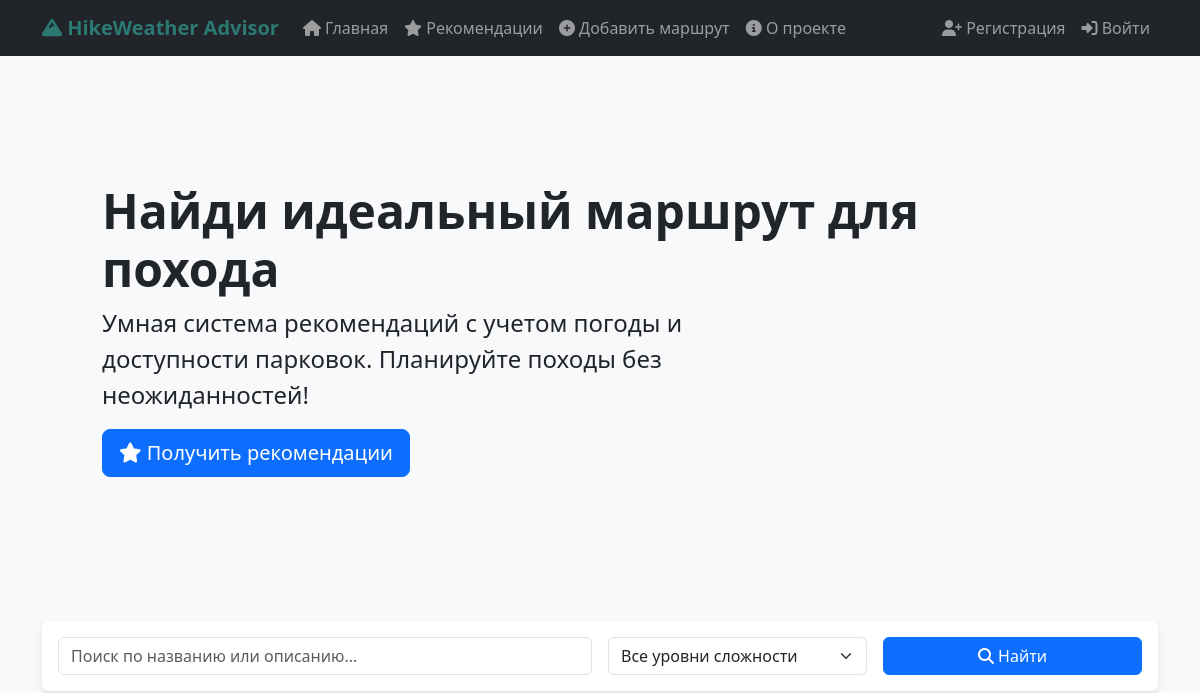
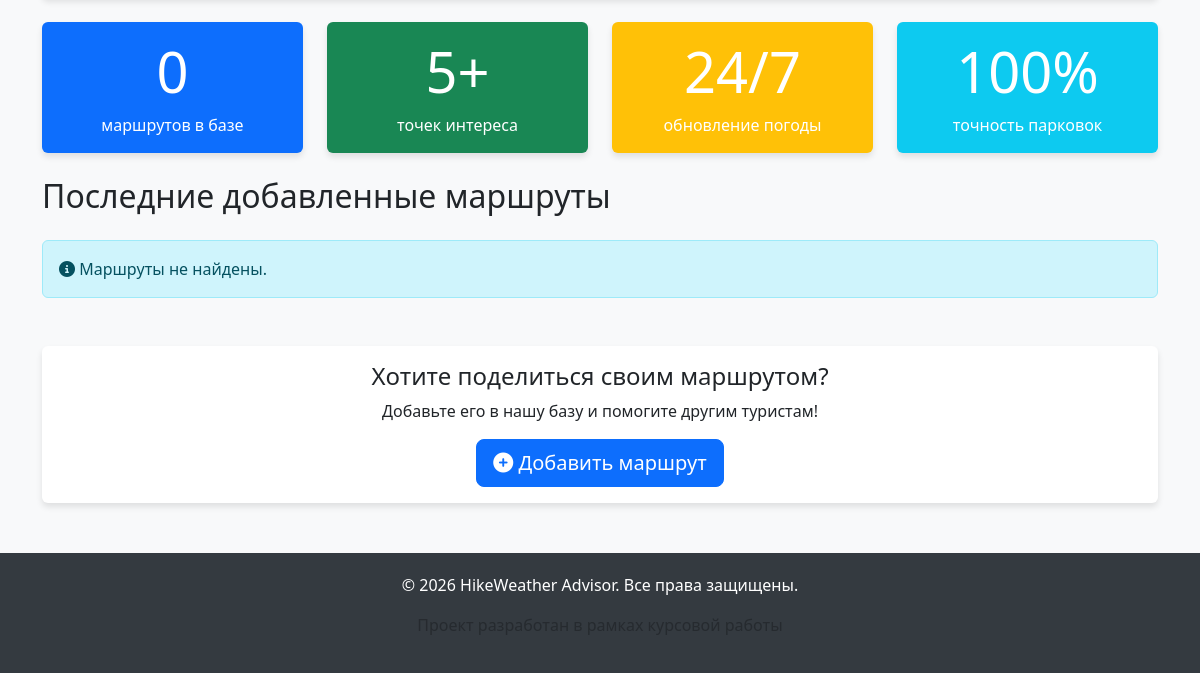
Before: / with the older database file (2 pictures, top to bottom).
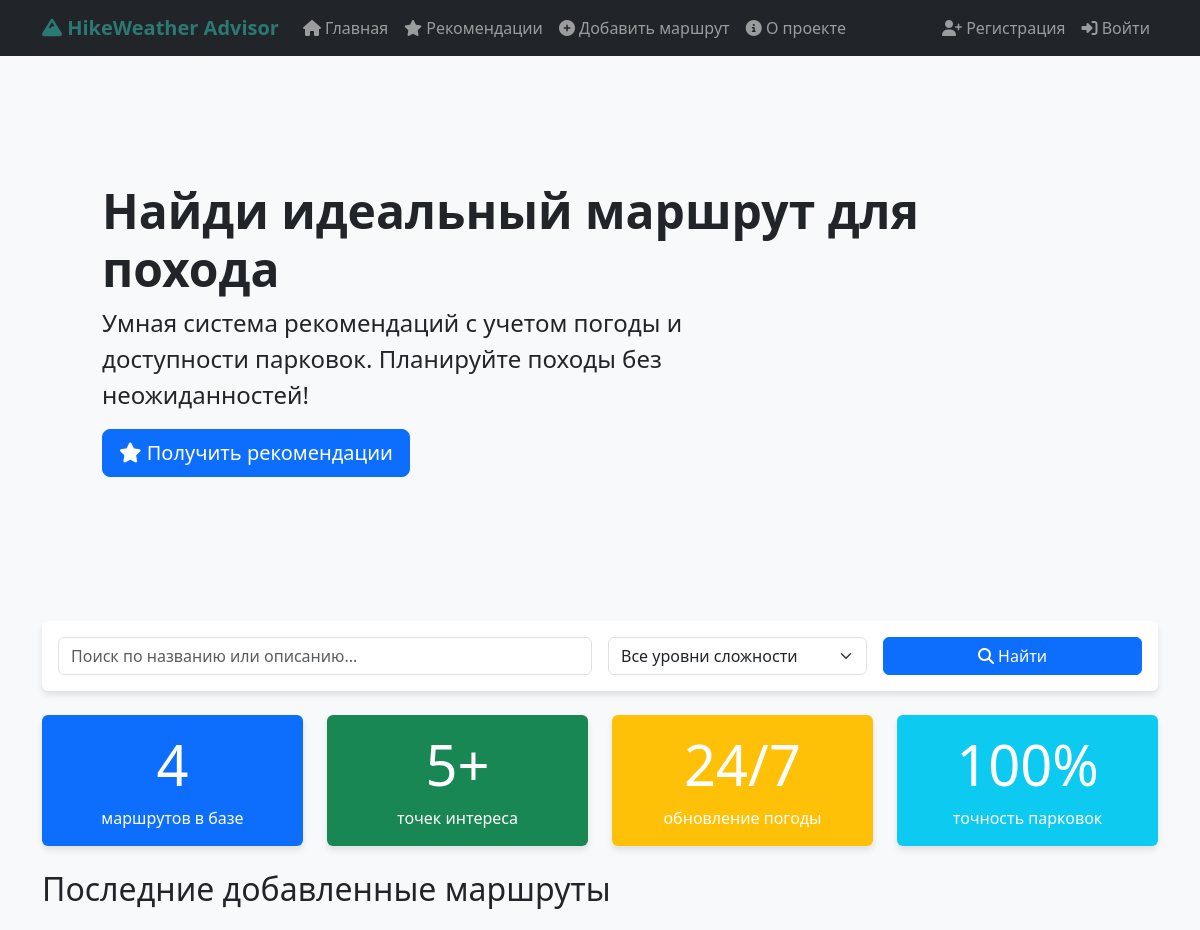
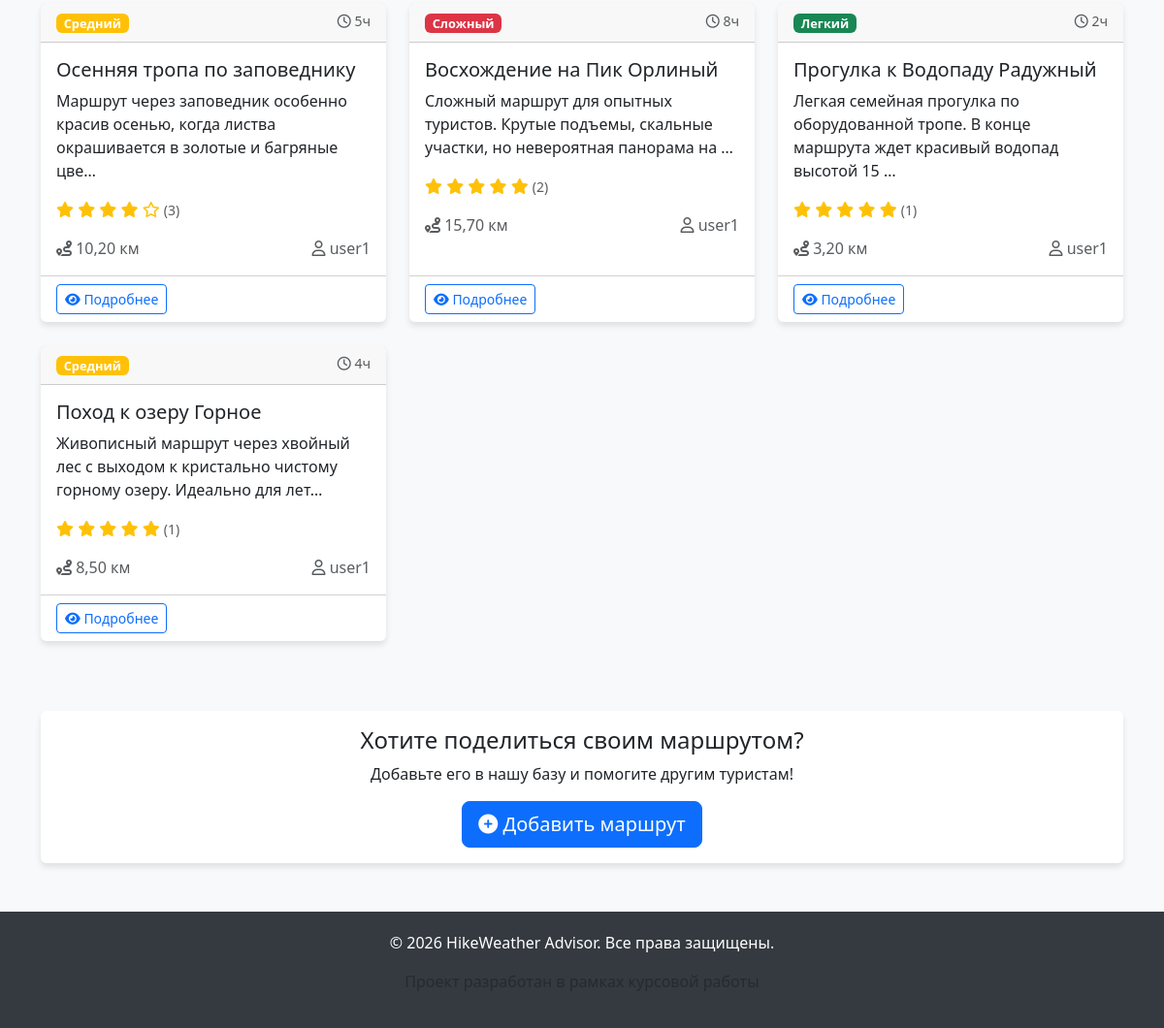
After: the same page with the newer database file (2 pictures, top to bottom).
### hikes/models.py (models this page shows, shortened)
class HikeRoute(models.Model):
    DIFFICULTY_CHOICES = [
        ('easy', 'Легкий'),
        ('medium', 'Средний'),
        ('hard', 'Сложный'),
    ]
    title = models.CharField(
        max_length=200,
        verbose_name='Название маршрута'
    )
    description = models.TextField(
        verbose_name='Описание'
    )
    length_km = models.DecimalField(
        max_digits=5,
        decimal_places=2,
        verbose_name='Протяженность (км)',
        validators=[MinValueValidator(0.1)]
    )
    estimated_time_h = models.PositiveIntegerField(
        verbose_name='Примерное время (часы)',
        validators=[MinValueValidator(1), MaxValueValidator(48)]
    )
    difficulty = models.CharField(
        max_length=10,
        choices=DIFFICULTY_CHOICES,
        default='medium',
        verbose_name='Сложность'
    )
    start_point_lat = models.FloatField(
        verbose_name='Широта старта'
    )
    start_point_lon = models.FloatField(
        verbose_name='Долгота старта'
    )
    finish_point_lat = models.FloatField(
        verbose_name='Широта финиша'
    )
    finish_point_lon = models.FloatField(
        verbose_name='Долгота финиша'
    )
    author = models.ForeignKey(
        User,
        on_delete=models.CASCADE,
        verbose_name='Автор',
        related_name='hike_routes'
    )
    favorited_by = models.ManyToManyField(
        User,
        related_name='favorite_hikes',
        verbose_name='В избранном у',
        blank=True
    )
    created_at = models.DateTimeField(
        auto_now_add=True,
        verbose_name='Дата создания'
    )
    updated_at = models.DateTimeField(
        auto_now=True,
        verbose_name='Дата обновления'
    )
    class Meta:
        verbose_name = 'Маршрут'
        verbose_name_plural = 'Маршруты'
        ordering = ['-created_at']

### hikes/views.py (the view)
# urls.py: path('', views.home, name='home'),
def home(request):
    hikes = HikeRoute.objects.annotate(
        avg_rating=Avg('reviews__rating'),
        reviews_count=Count('reviews')
    ).order_by('-created_at')
    difficulty = request.GET.get('difficulty')
    if difficulty and difficulty in ['easy', 'medium', 'hard']:
        hikes = hikes.filter(difficulty=difficulty)
    search_query = request.GET.get('search')
    if search_query:
        hikes = hikes.filter(
            Q(title__icontains=search_query) |
            Q(description__icontains=search_query)
        )
    paginator = Paginator(hikes, 9)  # 9 маршрутов на странице
    page_number = request.GET.get('page')
    page_obj = paginator.get_page(page_number)
    context = {
        'page_obj': page_obj,
        'difficulty_filter': difficulty,
        'search_query': search_query,
    }
    return render(request, 'hikes/home.html', context)

### templates/hikes/home.html (shortened to what this page needs)
{% extends 'base.html' %}
{% block content %}
<div class="row mb-4">
    <div class="col-12">
        <div class="p-5 mb-4 bg-light rounded-3">
            <div class="container-fluid py-5">
                <h1 class="display-5 fw-bold">Найди идеальный маршрут для похода</h1>
                <p class="col-md-8 fs-4">
                    Умная система рекомендаций с учетом погоды и доступности парковок.
                    Планируйте походы без неожиданностей!
                </p>
                <a href="{% url 'recommendations' %}" class="btn btn-primary btn-lg">
                    <i class="fas fa-star"></i> Получить рекомендации
                </a>
            </div>
        </div>
    </div>
</div>
<div class="row mb-4">
    <div class="col-12">
        <div class="card">
            <div class="card-body">
                <form method="get" action="{% url 'home' %}">
                    <div class="row g-3">
                        <div class="col-md-6">
                            <input type="text" name="search" class="form-control"
                                   placeholder="Поиск по названию или описанию..."
                                   value="{{ search_query|default:'' }}">
                        </div>
                        <div class="col-md-3">
                            <select name="difficulty" class="form-select">
                                <option value="">Все уровни сложности</option>
                            </select>
                        </div>
                        <div class="col-md-3">
                            <button type="submit" class="btn btn-primary w-100">
                                <i class="fas fa-search"></i> Найти
                            </button>
                        </div>
                    </div>
                </form>
            </div>
        </div>
    </div>
</div>
<div class="row mb-4">
    <div class="col-md-3">
        <div class="card text-white bg-primary">
            <div class="card-body text-center">
                <h1 class="display-4">{{ page_obj.paginator.count }}</h1>
                <p class="card-text">маршрутов в базе</p>
            </div>
        </div>
    </div>
    <div class="col-md-3">
        <div class="card text-white bg-success">
            <div class="card-body text-center">
                <h1 class="display-4">5+</h1>
                <p class="card-text">точек интереса</p>
            </div>
        </div>
    </div>
    <div class="col-md-3">
        <div class="card text-white bg-warning">
            <div class="card-body text-center">
                <h1 class="display-4">24/7</h1>
                <p class="card-text">обновление погоды</p>
            </div>
        </div>
    </div>
    <div class="col-md-3">
        <div class="card text-white bg-info">
            <div class="card-body text-center">
                <h1 class="display-4">100%</h1>
                <p class="card-text">точность парковок</p>
            </div>
        </div>
    </div>
</div>
<h2 class="mb-4">Последние добавленные маршруты</h2>
{% if page_obj %}
    <div class="row">
        {% for hike in page_obj %}
        <div class="col-md-4 mb-4">
            <div class="card h-100">
                <div class="card-header">
                    <span class="badge bg-{% if hike.difficulty == 'easy' %}success{% elif hike.difficulty == 'medium' %}warning{% else %}danger{% endif %} difficulty-badge">
                        {{ hike.get_difficulty_display }}
                    </span>
                    <small class="text-muted float-end">
                        <i class="far fa-clock"></i> {{ hike.estimated_time_h }}ч
                    </small>
                </div>
                <div class="card-body">
                    <h5 class="card-title">{{ hike.title }}</h5>
                    <p class="card-text">{{ hike.description|truncatechars:100 }}</p>
                    <div class="mb-3">
                        <div class="rating-stars">
                            {% with avg_rating=hike.avg_rating|default:0 %}
                                {% for i in "12345" %}
                                    {% if forloop.counter <= avg_rating %}
                                        <i class="fas fa-star"></i>
                                    {% elif forloop.counter <= avg_rating|add:0.5 %}
                                        <i class="fas fa-star-half-alt"></i>
                                    {% else %}
                                        <i class="far fa-star"></i>
                                    {% endif %}
                                {% endfor %}
                            {% endwith %}
                            <small class="text-muted">({{ hike.reviews_count|default:0 }})</small>
                        </div>
                    </div>
                    <div class="d-flex justify-content-between align-items-center">
                        <span class="text-muted">
                            <i class="fas fa-route"></i> {{ hike.length_km }} км
                        </span>
                        <span class="text-muted">
                            <i class="far fa-user"></i> {{ hike.author.username }}
                        </span>
                    </div>
                </div>
                <div class="card-footer bg-transparent">
                    <a href="{% url 'hike_detail' hike.id %}" class="btn btn-outline-primary btn-sm">
                        <i class="fas fa-eye"></i> Подробнее
                    </a>
                </div>
            </div>
        </div>
        {% endfor %}
    </div>
{% else %}
    <div class="alert alert-info">
        <i class="fas fa-info-circle"></i> Маршруты не найдены.
    </div>
{% endif %}
<div class="row mt-5">
    <div class="col-12 text-center">
        <div class="card border-primary">
            <div class="card-body">
                <h4 class="card-title">Хотите поделиться своим маршрутом?</h4>
                <p class="card-text">Добавьте его в нашу базу и помогите другим туристам!</p>
                <a href="{% url 'hike_create' %}" class="btn btn-primary btn-lg">
                    <i class="fas fa-plus-circle"></i> Добавить маршрут
                </a>
            </div>
        </div>
    </div>
</div>
{% endblock %}

### templates/base.html (shortened to what this page needs)
<!DOCTYPE html>
<html lang="ru">
<head>
    <link href="https://cdn.jsdelivr.net/npm/bootstrap@5.3.0/dist/css/bootstrap.min.css" rel="stylesheet">
    <link rel="stylesheet" href="https://cdnjs.cloudflare.com/ajax/libs/font-awesome/6.4.0/css/all.min.css">
</head>
<body>
    <nav class="navbar navbar-expand-lg navbar-dark bg-dark fixed-top">
        <div class="container">
            <a class="navbar-brand" href="{% url 'home' %}">
                <i class="fas fa-mountain"></i> HikeWeather Advisor
            </a>
            <div class="collapse navbar-collapse" id="navbarNav">
                <ul class="navbar-nav me-auto">
                    <li class="nav-item">
                        <a class="nav-link" href="{% url 'home' %}">
                            <i class="fas fa-home"></i> Главная
                        </a>
                    </li>
                    <li class="nav-item">
                        <a class="nav-link" href="{% url 'recommendations' %}">
                            <i class="fas fa-star"></i> Рекомендации
                        </a>
                    </li>
                    <li class="nav-item">
                        <a class="nav-link" href="{% url 'hike_create' %}">
                            <i class="fas fa-plus-circle"></i> Добавить маршрут
                        </a>
                    </li>
                    <li class="nav-item">
                        <a class="nav-link" href="{% url 'about' %}">
                            <i class="fas fa-info-circle"></i> О проекте
                        </a>
                    </li>
                </ul>
                <ul class="navbar-nav">
                    {% if user.is_authenticated %}
                        <li class="nav-item dropdown">
                            <a class="nav-link dropdown-toggle" href="#" role="button" data-bs-toggle="dropdown">
                                <i class="fas fa-user"></i> {{ user.username }}
                            </a>
                            <ul class="dropdown-menu">
                                <li><a class="dropdown-item" href="#">
                                    <i class="fas fa-heart"></i> Избранное
                                </a></li>
                                <li><a class="dropdown-item" href="#">
                                    <i class="fas fa-route"></i> Мои маршруты
                                </a></li>
                                <li><hr class="dropdown-divider"></li>
                                <li><a class="dropdown-item" href="{% url 'admin:index' %}">
                                    <i class="fas fa-cog"></i> Админка
                                </a></li>
                                <li><a class="dropdown-item" href="{% url 'admin:logout' %}">
                                    <i class="fas fa-sign-out-alt"></i> Выйти
                                </a></li>
                            </ul>
                        </li>
                    {% else %}
                        <li class="nav-item">
                            <a class="nav-link" href="{% url 'register' %}">
                                <i class="fas fa-user-plus"></i> Регистрация
                            </a>
                        </li>
                        <li class="nav-item">
                            <a class="nav-link" href="{% url 'admin:login' %}">
                                <i class="fas fa-sign-in-alt"></i> Войти
                            </a>
                        </li>
                    {% endif %}
                </ul>
            </div>
        </div>
    </nav>
    <main class="container">
        {% block content %}{% endblock %}
    </main>
    <footer>
        <div class="container text-center">
            <p>&copy; {% now "Y" %} HikeWeather Advisor. Все права защищены.</p>
            <p class="text-muted">Проект разработан в рамках курсовой работы</p>
        </div>
    </footer>
</body>
</html>

### templates/base.html (style rules this page uses)
body { padding-top: 70px; background-color: #f8f9fa; }
.navbar-brand { font-weight: bold; color: #2c7873 !important; }
.card { transition: transform 0.2s; border: none; box-shadow: 0 4px 6px rgba(0,0,0,0.1); }
.difficulty-badge { font-size: 0.8em; padding: 0.3em 0.6em; }
.rating-stars { color: #ffc107; }
footer { margin-top: 50px; padding: 20px 0; background-color: #343a40; color: white; }

Changed rows visible on the page:
added HikeRoute: difficulty "Средний", estimated_time_h "5", title "Осенняя тропа по заповеднику", description "Маршрут через заповедник особенно красив осенью, когда листва окрашивается в золотые и багряные цве…", reviews_count "3", length_km "10,20", author.username "user1"
added HikeRoute: difficulty "Сложный", estimated_time_h "8", title "Восхождение на Пик Орлиный", description "Сложный маршрут для опытных туристов. Крутые подъемы, скальные участки, но невероятная панорама на …", reviews_count "2", length_km "15,70", author.username "user1"
added HikeRoute: difficulty "Легкий", estimated_time_h "2", title "Прогулка к Водопаду Радужный", description "Легкая семейная прогулка по оборудованной тропе. В конце маршрута ждет красивый водопад высотой 15 …", reviews_count "1", length_km "3,20", author.username "user1"
added HikeRoute: difficulty "Средний", estimated_time_h "4", title "Поход к озеру Горное", description "Живописный маршрут через хвойный лес с выходом к кристально чистому горному озеру. Идеально для лет…", reviews_count "1", length_km "8,50", author.username "user1"
Other visible differences:
{{ page_obj.paginator.count }}: "0" → "4"
text no longer shown: "Маршруты не найдены."
